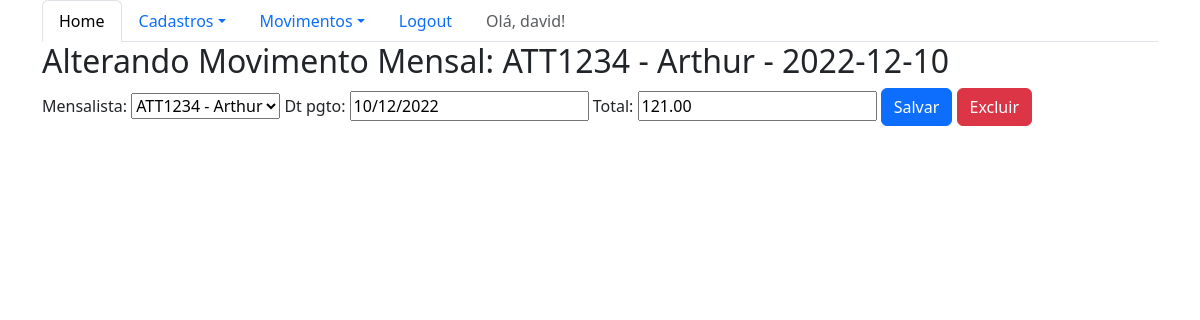
/sistema/movimentomensalupdate/4/ (signed in), run on the app's committed database.
### core/models.py (models this page shows, shortened)
class MovimentoMensal(models.Model):
    mensalista = models.ForeignKey(Mensalista, on_delete=models.CASCADE)
    dt_pgto = models.DateField()
    total = models.DecimalField(max_digits=6, decimal_places=2)
    def __str__(self):
        return f'{self.mensalista} - {self.dt_pgto}'
    class Meta:
        verbose_name_plural = 'movimentos mensais'

class Mensalista(models.Model):
    veiculo = models.ForeignKey(Veiculo, on_delete=models.CASCADE)
    inicio = models.DateField()
    fim = models.DateField(auto_now=False, null=True, blank=True)
    valor_mes = models.DecimalField(max_digits=6, decimal_places=2)
    def __str__(self):
        return f'{self.veiculo.placa} - {self.veiculo.proprietario.nome}'

class Veiculo(models.Model):
    placa = models.CharField(max_length=7)
    marca = models.ForeignKey(Marca,blank=True,null=True, on_delete=models.CASCADE)
    proprietario = models.ForeignKey(Pessoa,on_delete=models.CASCADE)
    cor = models.CharField(max_length=15, blank=True, null=True)
    observacoes = models.TextField(blank=True, null=True)

class Pessoa(models.Model):
    nome = models.CharField(max_length=100)
    endereco = models.CharField(max_length=200,blank=True,null=True)
    telefone = models.CharField(max_length=20,blank=True,null=True)

### core/views.py (the view)
# urls.py: re_path(r'^movimentomensalupdate/(?P<id>\d+)/$', movimentomensal_update, name='core_movimentomensal_update'),
@login_required
def movimentomensal_update(request, id):
    data = {}
    movimentomensal = MovimentoMensal.objects.get(id=id)
    form = MovimentoMensalForm( request.POST or None, instance=movimentomensal)
    data['movimentomensal'] = movimentomensal
    data['form'] = form
    if request.method == 'POST':
        if form.is_valid():
            form.save()
            return redirect('core_lista_movimentosmensais')
    else:
        return render(request, 'core/update_movimentomensal.html', data)

### core/forms.py
class MovimentoMensalForm(ModelForm):
    class Meta:
        model = MovimentoMensal
        fields = '__all__'

### core/templates/core/update_movimentomensal.html (shortened to what this page needs)
{% extends 'logado.html' %}
{% load bootstrap %}
{% block main %}
<div class="row">
    <div class="col">
        <h2>Alterando Movimento Mensal: {{movimentomensal}}</h2>
        <form action="{% url 'core_movimentomensal_update' movimentomensal.id %}" method="POST">
          {{form|bootstrap}}
          <button type="submit" class="btn btn-primary">Salvar</button>
          <a href="{% url 'core_movimentomensal_delete' movimentomensal.id %}" class="btn btn-danger">Excluir</a>
        </form>
    </div>
</div>
{% endblock %}

### templates/logado.html (shortened to what this page needs)
{% extends 'base.html' %}
    {% block contents %}
    <ul class="nav nav-tabs">
      {% if user.is_authenticated %}
      <li class="nav-item">
        <a class="nav-link active" aria-current="page" href="{% url 'core_home' %}">Home</a>
      </li>
      <li class="nav-item dropdown">
        <a class="nav-link dropdown-toggle" data-bs-toggle="dropdown" href="#" role="button" aria-expanded="false">Cadastros</a>
      </li>
      <li class="nav-item dropdown">
        <a class="nav-link dropdown-toggle" data-bs-toggle="dropdown" href="#" role="button" aria-expanded="false">Movimentos</a>
      </li>
      <li class="nav-item">
        <a class="nav-link" href="{% url 'logout' %}">Logout</a>
      </li>
      <li class="nav-item">
        <a class="nav-link disabled" href="#">Olá, {{user}}!</a>
      </li>
      {% else %}
      <li class="nav-item">
        <a class="nav-link" href="{% url 'login' %}">Login</a>
      </li>
      {%endif%}
    </ul>
    {% block main %}
    {% endblock %}
{% endblock %}

### data on the page
MovimentoMensal: mensalista+dt_pgto "ATT1234 - Arthur - 2022-12-10", mensalista "ATT1234 - Arthur", dt_pgto "10/12/2022", total "121.00"

### other printed values
{{ user }} "david"
